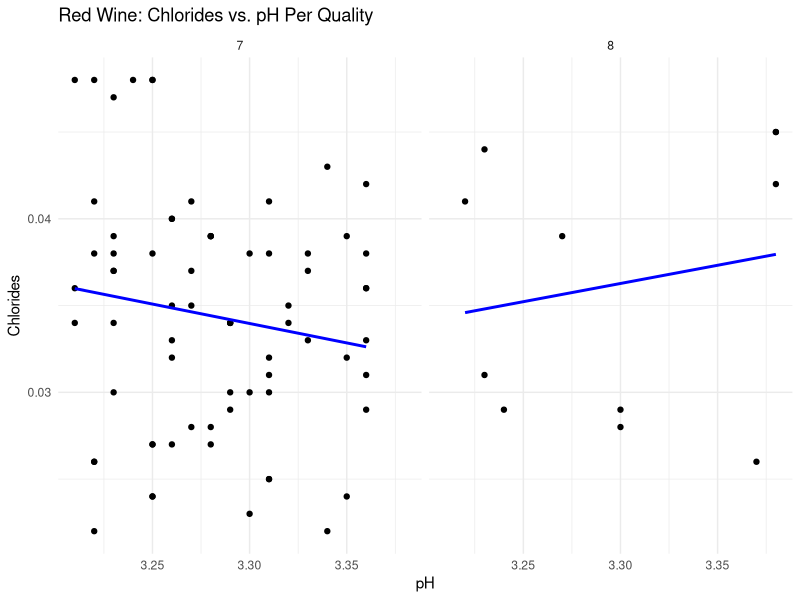
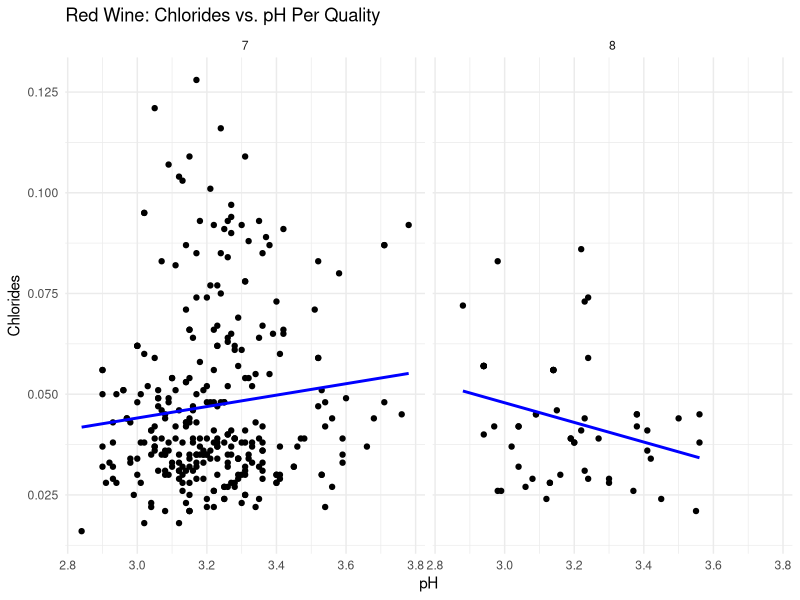
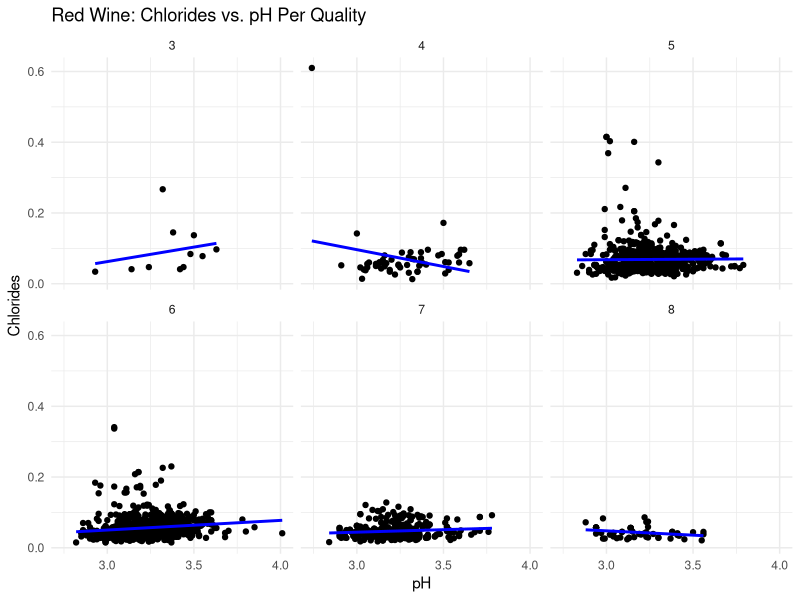

Here is the R script that generated these plots, in order: (Note: this script raises an error after producing the figures.)
# Vincent Cifone
##########################
###Creation of a Multi-linear model for Alcohol, pH and Sugar with respect to Quality
#@Requires
#"RedWine_Dataset.xlxs" must exist in the current working directory
#
##setwd("C:/Users/___/Documents/STAT383_Final")  <-- Unqiue per user
# Access to ggplot data visualization
##install.packages("ggplot2")         // If ggplot2 not installed
library(ggplot2)

#Access Dataset's
##install.packages("readxl")          // If readxl not installed
library(readxl)

# Clean Console and Environment
rm(list = ls())
cat("\f")

# Local access to datasets
WineProperties_Red <- read_excel("RedWine_DataSet.xlsx")

##### Get Random Sample of 500 red wines
#Seed for random number generator using pseudo-random number generation which is sufficiently random for our purposes
set.seed(5678)

#Find indexes of the 500 random elements
randomIndexes <- sample(seq_len(nrow(WineProperties_Red)), 2000, replace = FALSE)

#Get random data from random index (can choose which data to set after ",")
redWineRandom <- WineProperties_Red[randomIndexes, ]

###### Creation of specialized datasets 

# New comlumn to identify high quality wines
redWineRandom$HighQuality <- as.factor(ifelse(redWineRandom$quality > median(redWineRandom$quality), 1, 0))
#New column of Wines within pH range
redWineRandom$InpHRange <- as.factor(ifelse(redWineRandom$pH > 3.2 & redWineRandom$pH < 3.4, 1,0 ))
#New column of Wines within Chloride range
redWineRandom$InChlRange <- as.factor(ifelse(redWineRandom$chlorides > 0.02 & redWineRandom$chlorides < 0.05, 1,0 ))

# High Quality
hQ_Wine <- redWineRandom[redWineRandom$HighQuality != 0,]
# Within Chloride Range
hQ_cl_Wine <- hQ_Wine[hQ_Wine$InChlRange != 0,]
# Within ph Range
hQ_cl_pH_Wine <- hQ_cl_Wine[hQ_cl_Wine$InpHRange != 0,]

###### Creation of linear models and graphs
##-- Quality (High) w/ pH and chlorides within respective ranges
hq_cl_pH_lm <- lm(quality ~ pH + chlorides, data = hQ_cl_pH_Wine)
print(summary(hq_cl_pH_lm))


# Scatter Plot: Alcohol Vs. Sugar in High Quality Wines
ggplot(hQ_cl_pH_Wine, aes(x=pH , y=chlorides)) +
  geom_point() +
  geom_smooth(method='lm', se=FALSE, color="blue") +
  facet_wrap(~quality) +
  theme_minimal() +
  labs(title="Red Wine: Chlorides vs. pH Per Quality", x="pH",y="Chlorides")



###### Creation of linear models and graphs
##-- Quality (High) w/ pH and chlorides within respective ranges
hq_lm <- lm(quality ~ pH + chlorides, data = hQ_Wine)
print(summary(hq_lm))


# Scatter Plot: Alcohol Vs. Sugar in High Quality Wines
ggplot(hQ_Wine, aes(x=pH , y=chlorides)) +
  geom_point() +
  geom_smooth(method='lm', se=FALSE, color="blue") +
  facet_wrap(~quality) +
  theme_minimal() +
  labs(title="Red Wine: Chlorides vs. pH Per Quality", x="pH",y="Chlorides")



###### Creation of linear models and graphs
##-- Quality (High) w/ pH and chlorides within respective ranges
hq_lm <- lm(quality ~ pH + chlorides, data = redWineRandom)
print(summary(hq_lm))


# Scatter Plot: Alcohol Vs. Sugar in High Quality Wines
ggplot(redWineRandom, aes(x=pH , y=chlorides)) +
  geom_point() +
  geom_smooth(method='lm', se=FALSE, color="blue") +
  facet_wrap(~quality) +
  theme_minimal() +
  labs(title="Red Wine: Chlorides vs. pH Per Quality", x="pH",y="Chlorides")


















# Scatter Plot: Alcohol Vs. pH~~~~~~~~~~~~~~~~~~~~~~~~~~~~~~~~~~~~~~~~~~~~~~~~~~~~~~~~~~~~~~~~~~~~
ggplot(highQualityWine, aes(x=pH , y=alcohol, color = `residual sugar`)) +
  geom_point() +
  geom_smooth(method='lm', se=FALSE, color="blue") +
  theme_minimal() +
  labs(title="Red Wine: Alcohol vs. pH", x="pH",y="Alcohol")




#~~~~~~~~~~~~~~~~~~~~~~~~~~~~~~~~~~~~~~~~~~~~~~~~~~~~~~~~~~~~~~~~~~~~~~~~~~~~~~~~~~~~~~~~~~~~~~~~~~~~~~~~~~

# Scatter Plot: Alcohol Vs. Sugar in High Quality Wines
ggplot(redWineRandom, aes(x=`residual sugar` , y=alcohol, col=HighQuality)) +
  geom_point(aes(size=pH)) +
  geom_smooth(method='lm', se=FALSE, color="blue") +
  theme_minimal() +
  labs(title="Red Wine: Alcohol vs. Sugar", x="Sugar",y="Alcohol")


# Scatter Plot: Alcohol Vs. Sugar
ggplot(redWineRandom, aes(x=`residual sugar` , y=pH)) +
  geom_point(aes(size=HighQuality)) +
  geom_smooth(method='lm', se=FALSE, color="blue") +
  facet_wrap(~HighQuality) +
  theme_minimal() +
  labs(title="Red Wine: Sugar vs. pH", x="Sugar",y="pH")








